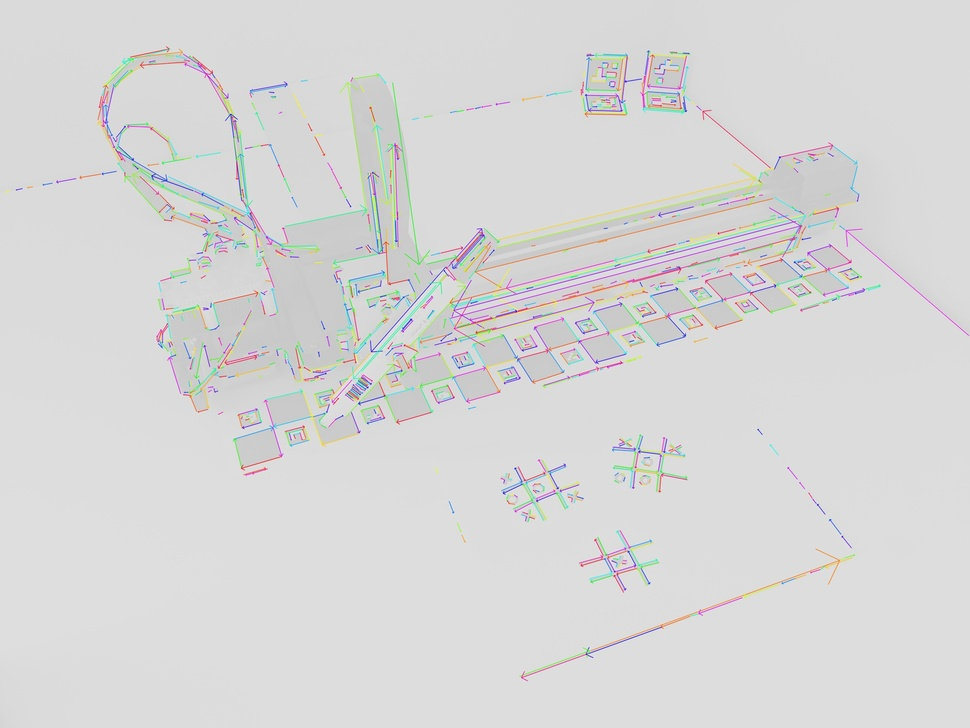
#> input picture examples/photo-bot_2-lsd.jpg, 970 x 728 px, shrunk from 2133 x 1600 before the run
$ python vision.py ../examples/photo-bot_2-lsd.jpg
#> lines starting #> are read from the running program, lines starting #| are printed output that depends on the picture
import math
import argparse

import numpy as np
import cv2

import tictactoebot
import tictactoebot.player

def find_games(img_gray, dist_tolerance=8):
    drawings = []
    new_drawings = []

    grids = tictactoebot.detect_grids(img_gray, dist_tolerance)
    for grid in grids:
        nu,nv = grid.shape
        if (nu,nv) == (3,3) and min(*grid.size)>30 and grid.irregularity<.4:
            symbols = tictactoebot.read_grid_symbols(grid, img_gray)
            yield grid, symbols


def analyze_games(games, play=True):
    old_drawings = []
    new_drawings = []

    for grid, symbols in games:
        for pos,symbol in enumerate(symbols):
            corners = [complex(p.x,p.y) for p in grid.cell_corners(pos)]
            if symbol=='o':
                old_drawings += draw_o(corners)
            if symbol=='x':
                old_drawings += draw_x(corners)
            if symbol=='?':
                old_drawings += draw_unsure(corners)

        if play:
            board = symbols.replace(' ', '-')
            move = tictactoebot.player.play_board(board)
            if move:
                player,pos = move
                new_board = tictactoebot.player.next_board(board, move)

                corners = [complex(p.x,p.y) for p in grid.cell_corners(pos)]
                new_drawings += draw_x(corners) if player == 'x' else draw_o(corners)
                winning = tictactoebot.player.winning_line(new_board)
                if winning:
                    new_drawings += draw_win([grid.cell_corners(pos) for pos in winning[0]])

    return old_drawings, new_drawings


# [51 lines left out: functions draw_unsure, draw_x, draw_o, draw_win, draw_polylines, fit_segment, not called in this run]

def dot(x1, y1, x2, y2):
    return (x1*x2) + (y1*y2)


# [21 lines left out: functions make_tuple, ij, pairwise, not called in this run]


if __name__ == '__main__':
    parser = argparse.ArgumentParser()
    parser.add_argument('image')
    parser.add_argument('-o', '--output')

    args = parser.parse_args()

    img = cv2.imread(args.image, cv2.IMREAD_COLOR)
#> img is the input picture: shape (728, 970, 3); mean B, G, R 215.1, 215.4, 215.5
    img_gray = cv2.cvtColor(img, cv2.COLOR_BGR2GRAY)
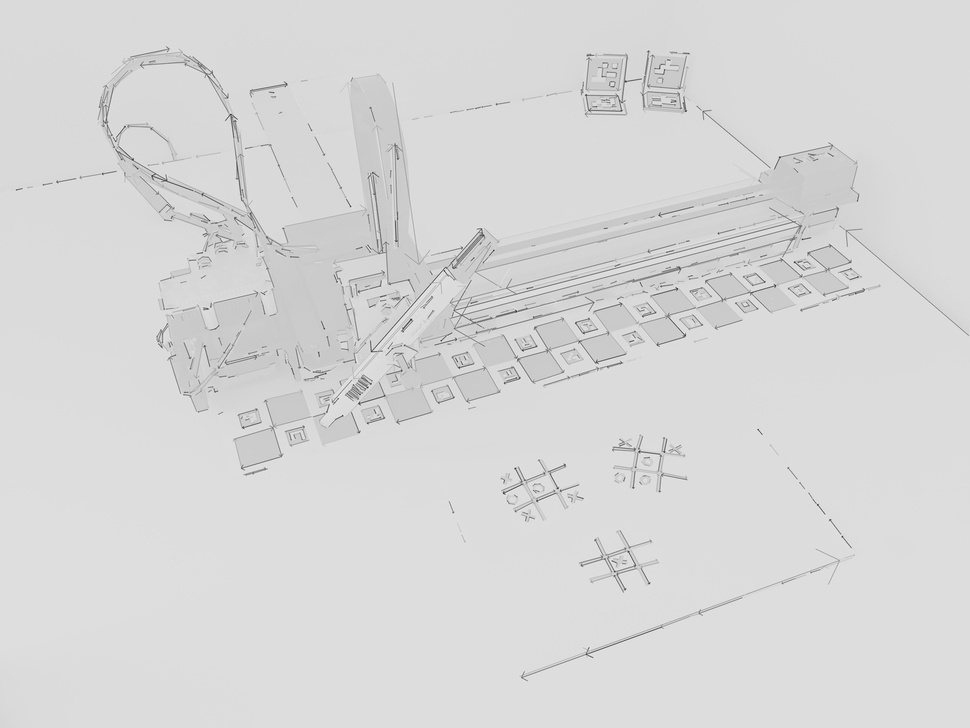
#> img_gray: shape (728, 970); min 36, max 244, mean 215.4


    old_drawings, new_drawings = analyze_games(find_games(img_gray))
#> (the run stopped early here; a loop or call above may not have finished)
